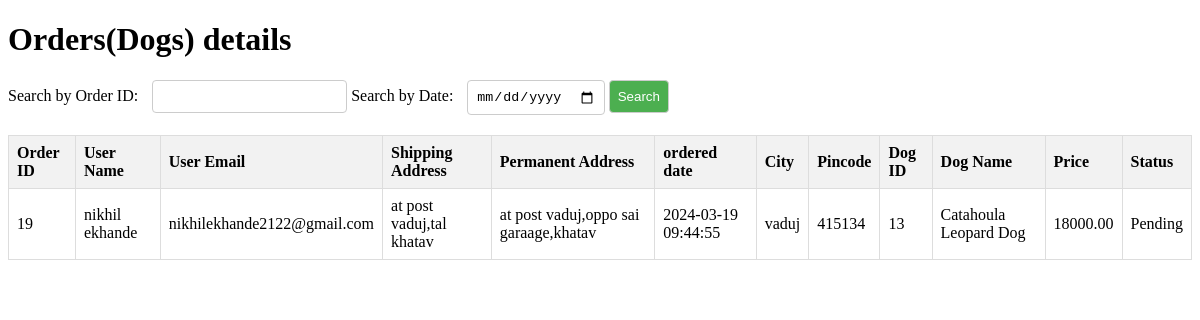
The page /report_dog_order_manage.php on the database its author committed.
### tables this page shows
CREATE TABLE `dog_adopt_orders` (
  `order_id` int(11) NOT NULL,
  `userName` varchar(255) DEFAULT NULL,
  `userEmail` varchar(255) DEFAULT NULL,
  `shippingAddress` varchar(255) DEFAULT NULL,
  `permanentAddress` varchar(255) DEFAULT NULL,
  `city` varchar(255) DEFAULT NULL,
  `pincode` varchar(10) DEFAULT NULL,
  `dogId` varchar(255) DEFAULT NULL,
  `dogName` varchar(255) DEFAULT NULL,
  `dogPrice` decimal(10,2) DEFAULT NULL,
  `created_at` timestamp NOT NULL DEFAULT current_timestamp(),
  `status` varchar(50) DEFAULT NULL
);

### report_dog_order_manage.php (the view, shortened to what this page needs)
<?php
include 'connect.php';
$searchId = $_POST["searchId"] ?? "";
$searchDate = $_POST["searchDate"] ?? "";
$sql = "SELECT * FROM dog_adopt_orders WHERE 1=1";
$result = $con->query($sql);
?>
<!DOCTYPE html>
<html lang="en">
<head>
</head>
<body>
    <h1>Orders(Dogs) details</h1>
    <form method="post" action="<?php echo htmlspecialchars($_SERVER["PHP_SELF"]); ?>">
        <label for="searchId">Search by Order ID:</label>
        <input type="text" id="searchId" name="searchId" value="<?php echo $searchId; ?>">
        <label for="searchDate">Search by Date:</label>
        <input type="date" id="searchDate" name="searchDate" value="<?php echo $searchDate; ?>">
        <input type="submit" value="Search">
    </form>
    <table>
        <thead>
            <tr>
                <th>Order ID</th>
                <th>User Name</th>
                <th>User Email</th>
                <th>Shipping Address</th>
                <th>Permanent Address</th>
                <th>ordered date</th>
                <th>City</th>
                <th>Pincode</th>
                <th>Dog ID</th>
                <th>Dog Name</th>
                <th>Price</th>
                <th>Status</th>
            </tr>
        </thead>
        <tbody>
            <?php
            if ($result->num_rows > 0) {
                while($row = $result->fetch_assoc()) {
                    echo "<tr>";
                    echo "<td>". $row["order_id"]. "</td>";
                    echo "<td>". $row["userName"]. "</td>";
                    echo "<td>". $row["userEmail"]. "</td>";
                    echo "<td>". $row["shippingAddress"]. "</td>";
                    echo "<td>". $row["permanentAddress"]. "</td>";
                    echo "<td>". $row["created_at"]. "</td>";
                    echo "<td>". $row["city"]. "</td>";
                    echo "<td>". $row["pincode"]. "</td>";
                    echo "<td>". $row["dogId"]. "</td>";
                    echo "<td>". $row["dogName"]. "</td>";
                    echo "<td>". $row["dogPrice"]. "</td>";
                    echo "<td>". $row["status"]. "</td>";
                    echo "</tr>";
                }
            } else {
                echo "<tr><td colspan='12'>No orders found</td></tr>";
            }
            ?>
        </tbody>
    </table>
</body>
</html>

### report_dog_order_manage.php (style rules this page uses)
table { border-collapse: collapse; width: 100%; }
th, td { border: 1px solid #ddd; padding: 8px; text-align: left; }
th { background-color: #f2f2f2; }
form { margin-bottom: 20px; }
label { margin-right: 10px; }
input[type="text"], input[type="date"], input[type="submit"] { padding: 8px; border: 1px solid #ccc; border-radius: 4px; }
input[type="submit"] { background-color: #4CAF50; color: white; cursor: pointer; }

### rows shown on the page
dog_adopt_orders: order_id "19", userName "nikhil ekhande", userEmail "nikhilekhande2122@gmail.com", shippingAddress "at post vaduj,tal khatav", permanentAddress "at post vaduj,oppo sai garaage,khatav", created_at "2024-03-19 09:44:55", city "vaduj", pincode "415134", dogId "13", dogName "Catahoula Leopard Dog", dogPrice "18000.00", status "Pending"
